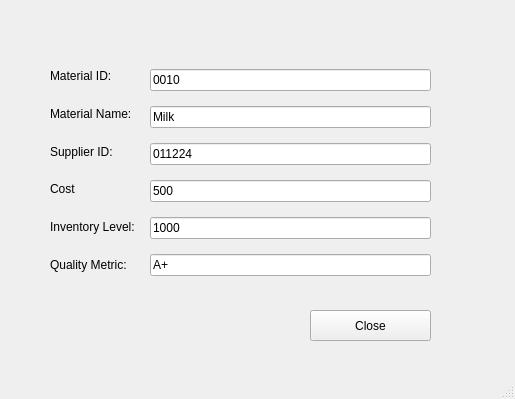
<?xml version="1.0" encoding="UTF-8"?>
<ui version="4.0">
 <class>MainWindow</class>
 <widget class="QMainWindow" name="MainWindow">
  <property name="geometry">
   <rect>
    <x>0</x>
    <y>0</y>
    <width>515</width>
    <height>399</height>
   </rect>
  </property>
  <property name="windowTitle">
   <string>MainWindow</string>
  </property>
  <widget class="QWidget" name="centralwidget">
   <widget class="QWidget" name="layoutWidget">
    <property name="geometry">
     <rect>
      <x>150</x>
      <y>60</y>
      <width>281</width>
      <height>231</height>
     </rect>
    </property>
    <layout class="QVBoxLayout" name="verticalLayout">
     <item>
      <widget class="QLineEdit" name="titleLineedit">
       <property name="text">
        <string>0010</string>
       </property>
      </widget>
     </item>
     <item>
      <widget class="QLineEdit" name="titleLineedit_2">
       <property name="text">
        <string>Milk</string>
       </property>
      </widget>
     </item>
     <item>
      <widget class="QLineEdit" name="titleLineedit_3">
       <property name="text">
        <string>011224</string>
       </property>
      </widget>
     </item>
     <item>
      <widget class="QLineEdit" name="categoryLine">
       <property name="text">
        <string>500</string>
       </property>
      </widget>
     </item>
     <item>
      <widget class="QLineEdit" name="categoryLine_3">
       <property name="text">
        <string>1000</string>
       </property>
      </widget>
     </item>
     <item>
      <widget class="QLineEdit" name="categoryLine_2">
       <property name="text">
        <string>A+</string>
       </property>
      </widget>
     </item>
    </layout>
   </widget>
   <widget class="QPushButton" name="closeButton_2">
    <property name="geometry">
     <rect>
      <x>310</x>
      <y>310</y>
      <width>121</width>
      <height>31</height>
     </rect>
    </property>
    <property name="text">
     <string>Close</string>
    </property>
   </widget>
   <widget class="QWidget" name="layoutWidget_2">
    <property name="geometry">
     <rect>
      <x>50</x>
      <y>60</y>
      <width>95</width>
      <height>221</height>
     </rect>
    </property>
    <layout class="QVBoxLayout" name="verticalLayout_3">
     <item>
      <widget class="QLabel" name="label_5">
       <property name="text">
        <string>Material ID:</string>
       </property>
      </widget>
     </item>
     <item>
      <widget class="QLabel" name="label_6">
       <property name="text">
        <string>Material Name:</string>
       </property>
      </widget>
     </item>
     <item>
      <widget class="QLabel" name="label_7">
       <property name="text">
        <string>Supplier ID:</string>
       </property>
      </widget>
     </item>
     <item>
      <widget class="QLabel" name="label_8">
       <property name="text">
        <string>Cost</string>
       </property>
      </widget>
     </item>
     <item>
      <widget class="QLabel" name="label_10">
       <property name="text">
        <string>Inventory Level:</string>
       </property>
      </widget>
     </item>
     <item>
      <widget class="QLabel" name="label_9">
       <property name="text">
        <string>Quality Metric:</string>
       </property>
      </widget>
     </item>
    </layout>
   </widget>
  </widget>
  <widget class="QMenuBar" name="menubar">
   <property name="geometry">
    <rect>
     <x>0</x>
     <y>0</y>
     <width>515</width>
     <height>26</height>
    </rect>
   </property>
  </widget>
  <widget class="QStatusBar" name="statusbar"/>
 </widget>
 <resources/>
 <connections/>
</ui>
